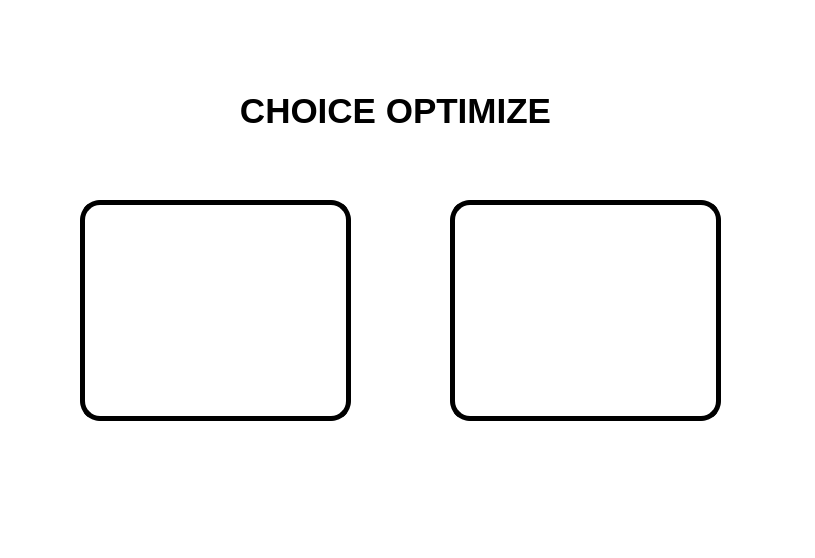
<?xml version="1.0" encoding="UTF-8"?>
<ui version="4.0">
 <class>MainWindow</class>
 <widget class="QMainWindow" name="MainWindow">
  <property name="geometry">
   <rect>
    <x>0</x>
    <y>0</y>
    <width>815</width>
    <height>558</height>
   </rect>
  </property>
  <property name="windowTitle">
   <string>MainWindow</string>
  </property>
  <property name="styleSheet">
   <string notr="true">background-color: rgb(255, 255, 255);</string>
  </property>
  <widget class="QWidget" name="centralwidget">
   <widget class="QFrame" name="frame_R5">
    <property name="geometry">
     <rect>
      <x>80</x>
      <y>200</y>
      <width>271</width>
      <height>221</height>
     </rect>
    </property>
    <property name="cursor">
     <cursorShape>PointingHandCursor</cursorShape>
    </property>
    <property name="styleSheet">
     <string notr="true">QFrame {
    border: 5px solid black; /* Imposta il colore del bordo su rosso (cambia &quot;red&quot; con il colore desiderato) */
	background-image: url(:/bekimm/R5imm.PNG);
border-radius: 20px;
}</string>
    </property>
    <property name="frameShape">
     <enum>QFrame::StyledPanel</enum>
    </property>
    <property name="frameShadow">
     <enum>QFrame::Raised</enum>
    </property>
   </widget>
   <widget class="QLabel" name="label">
    <property name="geometry">
     <rect>
      <x>170</x>
      <y>60</y>
      <width>451</width>
      <height>101</height>
     </rect>
    </property>
    <property name="font">
     <font>
      <pointsize>26</pointsize>
      <weight>75</weight>
      <bold>true</bold>
     </font>
    </property>
    <property name="layoutDirection">
     <enum>Qt::LeftToRight</enum>
    </property>
    <property name="text">
     <string>CHOICE OPTIMIZE</string>
    </property>
    <property name="textFormat">
     <enum>Qt::AutoText</enum>
    </property>
    <property name="alignment">
     <set>Qt::AlignCenter</set>
    </property>
   </widget>
   <widget class="QFrame" name="frame_R6">
    <property name="geometry">
     <rect>
      <x>450</x>
      <y>200</y>
      <width>271</width>
      <height>221</height>
     </rect>
    </property>
    <property name="cursor">
     <cursorShape>PointingHandCursor</cursorShape>
    </property>
    <property name="styleSheet">
     <string notr="true">QFrame {
    border: 5px solid black; /* Imposta il colore del bordo su rosso (cambia &quot;red&quot; con il colore desiderato) */
	background-image: url(:/bekimm/R6imm.PNG);
border-radius: 20px;
}</string>
    </property>
    <property name="frameShape">
     <enum>QFrame::StyledPanel</enum>
    </property>
    <property name="frameShadow">
     <enum>QFrame::Raised</enum>
    </property>
   </widget>
  </widget>
  <widget class="QStatusBar" name="statusbar"/>
 </widget>
 <resources>
  <include location="QtResources/Resources.qrc"/>
 </resources>
 <connections/>
</ui>
